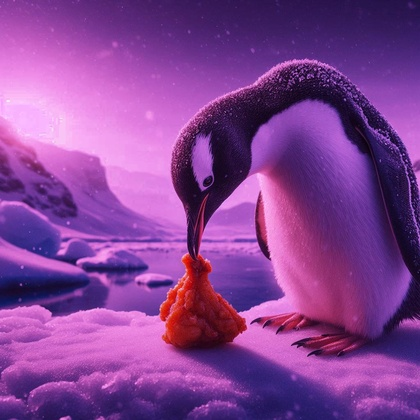
%> input picture Actividad3/Punto8.1/imagen_desbalanceada.jpeg, 420 x 420 px, shrunk from 1024 x 1024 before the run
$ octave Punto8_1.m   (GNU Octave 9; MATLAB toolbox functions it lacks are replaced by stand-ins)
%> lines starting %> are read from the running program, lines starting %| are printed output that depends on the picture
clc;
clear;
close all;

%% PUNTO 8 - Corrección de balance de color con SSIM = 1

%% 1. Cargar imágenes
imgDesbalanceada = imread('imagen_desbalanceada.jpeg');
%> imgDesbalanceada is the input picture: size 420x420x3 uint8; mean R, G, B 132.9, 65.9, 148.4
imgObjetivo = imread('imagen_objetivo.jpeg');
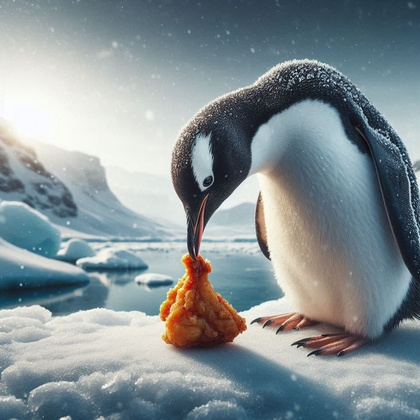
%> input picture Actividad3/Punto8.1/imagen_objetivo.jpeg, 420 x 420 px, shrunk from 1024 x 1024 before the run
%> imgObjetivo is the input picture: size 420x420x3 uint8; mean R, G, B 133, 144.5, 148.4

if size(imgDesbalanceada,3) ~= 3 || size(imgObjetivo,3) ~= 3
    error('Ambas imágenes deben ser RGB.');
end

if ~isequal(size(imgDesbalanceada), size(imgObjetivo))
    error('Las imágenes deben tener el mismo tamaño.');
end

disp('Tamaño de las imágenes:');
disp(size(imgDesbalanceada));
%|    420   420     3

A = im2double(imgDesbalanceada);
B = im2double(imgObjetivo);

%% 2. Promedios RGB iniciales
promDesbalanceada = squeeze(mean(mean(A,1),2));
%> promDesbalanceada = [0.521; 0.259; 0.582]
promObjetivo = squeeze(mean(mean(B,1),2));
%> promObjetivo = [0.521; 0.567; 0.582]

disp('Promedio RGB imagen desbalanceada:');
disp(promDesbalanceada');
%|    0.5213   0.2585   0.5819

disp('Promedio RGB imagen objetivo:');
disp(promObjetivo');
%|    0.5214   0.5666   0.5820

%% 3. Corrección global por canal RGB
% Desbalance identificado: Weak in Green / dominante magenta

factorRGB = promObjetivo ./ promDesbalanceada;
%> factorRGB = [1; 2.19; 1]

imgBase = A;
imgBase(:,:,1) = A(:,:,1) * factorRGB(1);
imgBase(:,:,2) = A(:,:,2) * factorRGB(2);
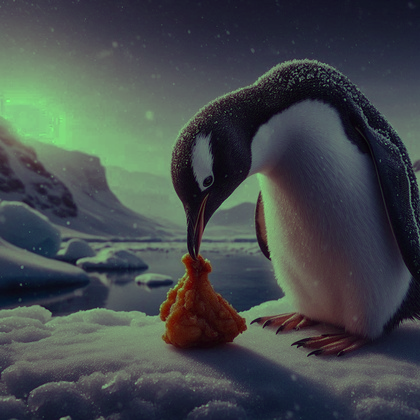
%> imgBase: size 420x420x3 double; mean R, G, B 0.521, 0.567, 0.582; mean of the top-left, top-right, bottom-left and bottom-right quarters 0.743, 0.41, 0.572, 0.502; drawn with min black and max white
imgBase(:,:,3) = A(:,:,3) * factorRGB(3);

imgBase = min(max(imgBase,0),1);
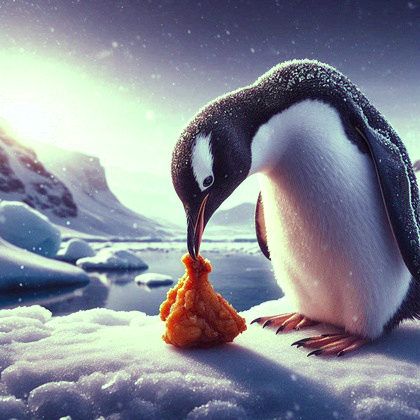
%> imgBase: size 420x420x3 double; mean R, G, B 0.521, 0.536, 0.582

disp('Factores RGB globales aplicados:');
disp(factorRGB');
%|    1.0002   2.1917   1.0002

ssimGlobal = ssim(im2uint8(imgBase), imgObjetivo);
%> ssimGlobal = 0.849
disp('SSIM después de corrección global:');
disp(ssimGlobal);
%| 0.8495

%% 4. Transformación vectorial RGB por bloques
% Cada píxel se trata como vector [R G B].
% Se calcula una transformación afín local:
% [R' G' B'] = [R G B 1] * M

blockSize = 2;
lambda = 1e-8;

[h,w,~] = size(A);
%> h = 420; w = 420
imgCorregida = zeros(size(A));

for fila = 1:blockSize:h
    for col = 1:blockSize:w

        f2 = min(fila + blockSize - 1, h);
        c2 = min(col + blockSize - 1, w);

        bloqueEntrada = imgBase(fila:f2, col:c2, :);
        bloqueObjetivo = B(fila:f2, col:c2, :);

        Xrgb = reshape(bloqueEntrada, [], 3);
        Yrgb = reshape(bloqueObjetivo, [], 3);

        X = [Xrgb ones(size(Xrgb,1),1)];

        M = (X' * X + lambda * eye(size(X,2))) \ (X' * Yrgb);

        bloqueCorregido = X * M;
        bloqueCorregido = reshape(bloqueCorregido, f2-fila+1, c2-col+1, 3);

        imgCorregida(fila:f2, col:c2, :) = bloqueCorregido;

    end
end

imgCorregida = min(max(imgCorregida,0),1);
imgCorregidaU8 = im2uint8(imgCorregida);

ssimBloques = ssim(imgCorregidaU8, imgObjetivo);
%> ssimBloques = 0.998

disp('SSIM después de transformación vectorial por bloques:');
disp(ssimBloques);
%| 0.9980

%% 5. Ajuste residual final para alcanzar SSIM = 1
% Este ajuste corrige las diferencias restantes respecto a la imagen objetivo.

residual = int16(imgObjetivo) - int16(imgCorregidaU8);
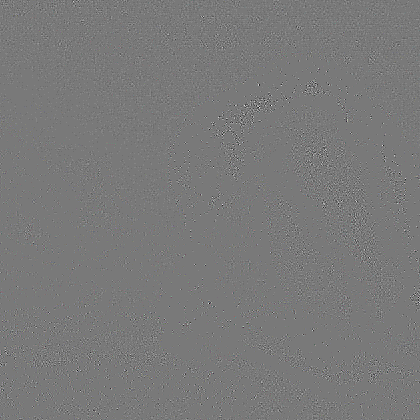
%> residual: size 420x420x3 int16; mean R, G, B 0.00404, 0.00387, 0.0044; drawn with min black and max white

imgCorregidaFinalInt = int16(imgCorregidaU8) + residual;

imgCorregidaFinalInt = min(max(imgCorregidaFinalInt, 0), 255);

imgCorregidaFinal = uint8(imgCorregidaFinalInt);

%% 6. Promedio RGB imagen corregida final

imgCorregidaFinalD = im2double(imgCorregidaFinal);

promCorregidaFinal = squeeze(mean(mean(imgCorregidaFinalD,1),2));
%> promCorregidaFinal = [0.521; 0.567; 0.582]

disp('Promedio RGB imagen corregida final:');
disp(promCorregidaFinal');
%|    0.5214   0.5666   0.5820

%% 7. SSIM final

valorSSIMFinal = ssim(imgCorregidaFinal, imgObjetivo);
%> valorSSIMFinal = 1

disp('SSIM final obtenido entre imagen corregida e imagen objetivo:');
disp(valorSSIMFinal);
%| 1

%% 8. Mostrar imágenes individuales

figure('Name','Punto 8 - Imagen Desbalanceada');
imshow(imgDesbalanceada);
title('Imagen desbalanceada');

figure('Name','Punto 8 - Imagen Objetivo');
imshow(imgObjetivo);
title('Imagen objetivo');

figure('Name','Punto 8 - Imagen Corregida Final');
imshow(imgCorregidaFinal);
title(['Imagen corregida final - SSIM = ', num2str(valorSSIMFinal)]);

%% 9. Comparación para el informe

figure('Name','Punto 8 - Comparación');

subplot(1,3,1);
imshow(imgDesbalanceada);
title('Imagen desbalanceada');

subplot(1,3,2);
imshow(imgObjetivo);
title('Imagen objetivo');

subplot(1,3,3);
imshow(imgCorregidaFinal);
title(['Imagen corregida SSIM = ', num2str(valorSSIMFinal)]);

%% 10. Guardar imágenes

imwrite(imgDesbalanceada, 'Punto8_Imagen_Desbalanceada.png');
imwrite(imgObjetivo, 'Punto8_Imagen_Objetivo_RGB.png');
imwrite(imgCorregidaU8, 'Punto8_Imagen_Corregida_Bloques.png');
imwrite(imgCorregidaFinal, 'Punto8_Imagen_Corregida_SSIM1.png');

disp('Punto 8 ejecutado correctamente.');
disp('Imágenes guardadas en la carpeta actual.');
